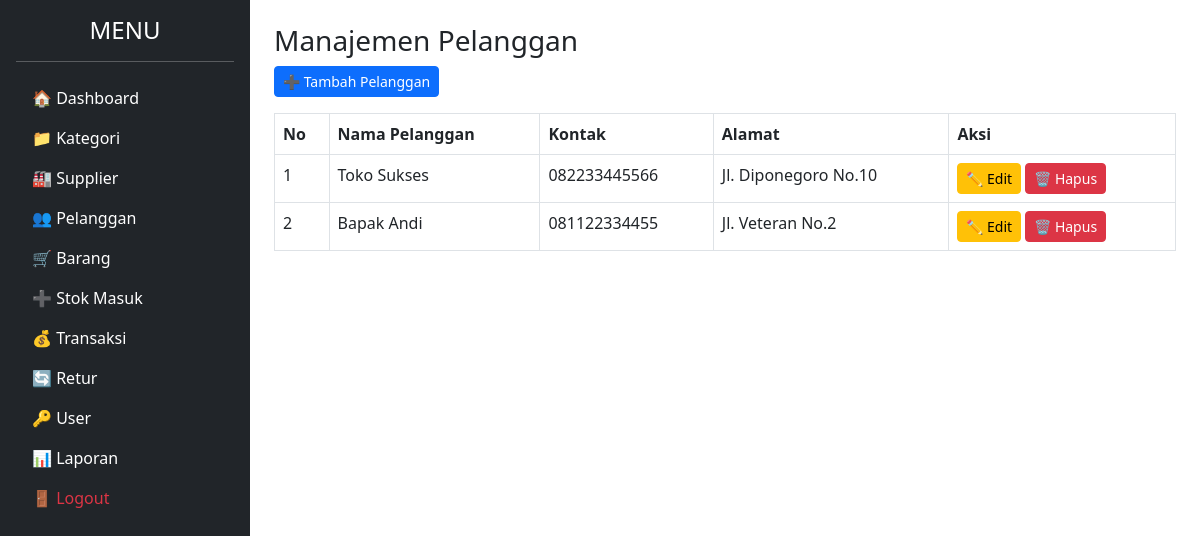
/admin/pelanggan/index.php (signed in), run on the app's committed database.
### tables this page shows
CREATE TABLE `pelanggan` (
  `id` int NOT NULL,
  `nama_pelanggan` varchar(100) NOT NULL,
  `kontak` varchar(50) DEFAULT NULL,
  `alamat` text
);

### admin/pelanggan/index.php (the view, shortened to what this page needs)
<?php
include '../../config/koneksi.php';
?>
<!DOCTYPE html>
<html lang="id">
<head>
    <link href="https://cdn.jsdelivr.net/npm/bootstrap@5.3.0/dist/css/bootstrap.min.css" rel="stylesheet">
</head>
<body>
<div class="d-flex">
    <div class="bg-dark text-white p-3" style="width:250px; min-height:100vh;">
        <h4 class="text-center">MENU</h4><hr>
        <ul class="nav flex-column">
            <li class="nav-item"><a href="../index.php" class="nav-link text-white">🏠 Dashboard</a></li>
            <li class="nav-item"><a href="../kategori/index.php" class="nav-link text-white">📁 Kategori</a></li>
            <li class="nav-item"><a href="../supplier/index.php" class="nav-link text-white">🏭 Supplier</a></li>
            <li class="nav-item"><a href="index.php" class="nav-link text-white">👥 Pelanggan</a></li>
            <li class="nav-item"><a href="../barang/index.php" class="nav-link text-white">🛒 Barang</a></li>
            <li class="nav-item"><a href="../stok_masuk/index.php" class="nav-link text-white">➕ Stok Masuk</a></li>
            <li class="nav-item"><a href="../transaksi/index.php" class="nav-link text-white">💰 Transaksi</a></li>
            <li class="nav-item"><a href="../retur/index.php" class="nav-link text-white">🔄 Retur</a></li>
            <li class="nav-item"><a href="../users/index.php" class="nav-link text-white">🔑 User</a></li>
            <li class="nav-item"><a href="../laporan/index.php" class="nav-link text-white">📊 Laporan</a></li>
            <li class="nav-item"><a href="../../login/logout.php" class="nav-link text-danger">🚪 Logout</a></li>
        </ul>
    </div>
    <div class="p-4 flex-grow-1">
        <h3>Manajemen Pelanggan</h3>
        <a href="tambah.php" class="btn btn-primary btn-sm mb-3">➕ Tambah Pelanggan</a>
        <table class="table table-bordered">
            <tr>
                <th>No</th>
                <th>Nama Pelanggan</th>
                <th>Kontak</th>
                <th>Alamat</th>
                <th>Aksi</th>
            </tr>
            <?php
            $no = 1;
            $query = mysqli_query($koneksi, "SELECT * FROM pelanggan");
            while ($data = mysqli_fetch_assoc($query)) {
            ?>
            <tr>
                <td><?= $no++; ?></td>
                <td><?= $data['nama_pelanggan']; ?></td>
                <td><?= $data['kontak']; ?></td>
                <td><?= $data['alamat']; ?></td>
                <td>
                    <a href="edit.php?id=<?= $data['id']; ?>" class="btn btn-warning btn-sm">✏️ Edit</a>
                    <a href="?hapus=<?= $data['id']; ?>" class="btn btn-danger btn-sm" onclick="return confirm('Yakin Hapus?')">🗑️ Hapus</a>
                </td>
            </tr>
            <?php } ?>
        </table>
    </div>
</div>
</body>
</html>

### data on the page
pelanggan: nama_pelanggan "Toko Sukses", kontak "082233445566", alamat "Jl. Diponegoro No.10"
pelanggan: nama_pelanggan "Bapak Andi", kontak "081122334455", alamat "Jl. Veteran No.2"
